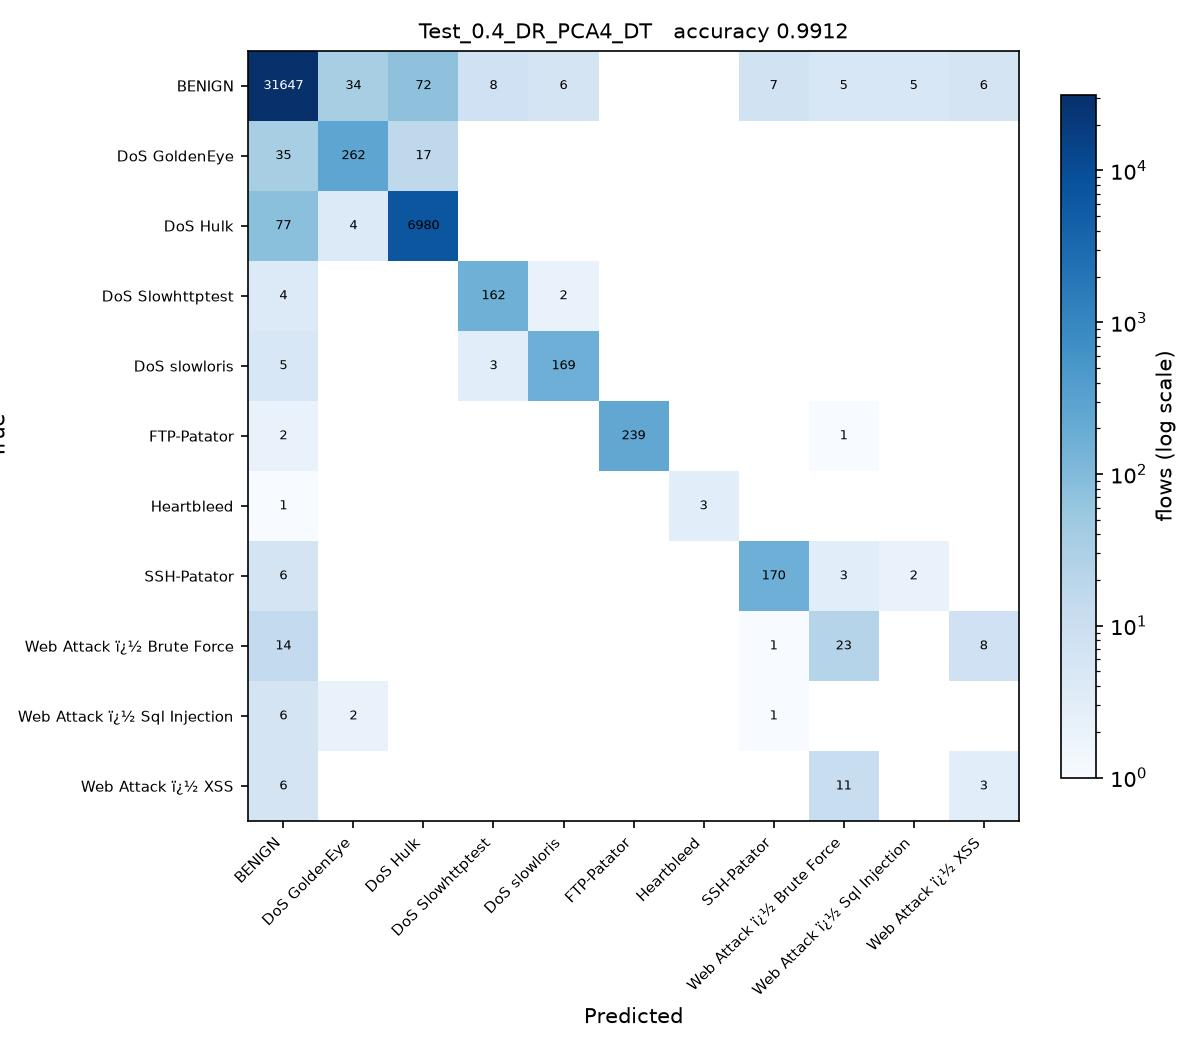

Here is the Python script that generated this plot:
# Test_0.4_DR_PCA4_DT.py
#
# Test size 0.4  |  PCA, 4 components  |  Decision Tree (sheet #6)
#
# This is SGDC_60_40.py with the changes marked CHANGE below and nothing else.
#
# Taken from the sheet unchanged.

import os
from pathlib import Path

# CHANGE 1: run from the project folder, so the CSV names below resolve, and
# read them as latin-1. The Web Attack labels contain byte 0x96, which the
# default utf-8 decoder rejects with UnicodeDecodeError.
os.chdir(Path(__file__).resolve().parent.parent)
import numpy as np
import pandas as pd

df1 = pd.read_csv(r'C:\Users\Karthika\OneDrive\Desktop\ACN_PCA_75_Runs\Scripts\Tuesday-WorkingHours.pcap_ISCX (1).csv', low_memory=True, encoding='latin-1')
df2 = pd.read_csv(r'C:\Users\Karthika\OneDrive\Desktop\ACN_PCA_75_Runs\Scripts\Wednesday-workingHours.pcap_ISCX.csv', low_memory=True, encoding='latin-1')
df3 = pd.read_csv(r'C:\Users\Karthika\OneDrive\Desktop\ACN_PCA_75_Runs\Scripts\Thursday-WorkingHours-Morning-WebAttacks.pcap_ISCX.csv', low_memory=True, encoding='latin-1')

dataset = pd.concat([df1, df2, df3], ignore_index=True)

dataset.columns = dataset.columns.str.strip()

# CHANGE 2: a stratified sample of 100000 flows, the same for every run.
# The full three captures hold about 1.3 million flows, which makes 75 runs
# impractical. At least 50 flows of every class are kept.
label = dataset.columns[-1]
dataset = pd.concat(
    [g.sample(n=min(len(g), max(50, round(100000 * len(g) / len(dataset)))), random_state=0)
     for _, g in dataset.groupby(label)],
    ignore_index=True
)

X = dataset.iloc[:, :-1]
y = dataset.iloc[:, -1]

X = X.apply(pd.to_numeric, errors='coerce')

X.replace([np.inf, -np.inf], np.nan, inplace=True)

from sklearn.impute import SimpleImputer

imputer = SimpleImputer(missing_values=np.nan, strategy='mean')
X = imputer.fit_transform(X)

from sklearn.preprocessing import LabelEncoder

labelencoder_y = LabelEncoder()
y = labelencoder_y.fit_transform(y)

from sklearn.model_selection import train_test_split

X_train, X_test, y_train, y_test = train_test_split(
    X,
    y,
    test_size=0.4,   # CHANGE 3: test size
    random_state=0,
    stratify=y
)

# CHANGE 4: PCA, from PCA_LDA_KErnel_PCA_CODE.pdf (fitted on training data only).
# PCA follows the directions of largest variance, so the features have to be on
# a common scale first, otherwise the components just track whichever column has
# the biggest units. The scaler is fitted on the training split only.
from sklearn.preprocessing import StandardScaler
from sklearn.decomposition import PCA

scaler = StandardScaler()
X_train = scaler.fit_transform(X_train)
X_test = scaler.transform(X_test)

pca = PCA(n_components=4)
X_train = pca.fit_transform(X_train)          # no labels: PCA is unsupervised
X_test = pca.transform(X_test)
print("\nVariance explained by 4 components : {:.4f}".format(pca.explained_variance_ratio_.sum()))

# CHANGE 5: Decision Tree (sheet #6) in place of SGDClassifier
from sklearn.tree import DecisionTreeClassifier

classifier = DecisionTreeClassifier(
    criterion='entropy',
    random_state=0
)

classifier.fit(X_train, y_train)

y_pred = classifier.predict(X_test) 

from sklearn.metrics import confusion_matrix
from sklearn.metrics import accuracy_score
from sklearn.metrics import precision_score
from sklearn.metrics import recall_score
from sklearn.metrics import f1_score
from sklearn.metrics import classification_report

cm = confusion_matrix(y_test, y_pred)

print("Confusion Matrix:\n")
print(cm)

print("\nAccuracy : {:.4f}".format(accuracy_score(y_test, y_pred)))
print("\nPrecision : {:.4f}".format(precision_score(y_test, y_pred, average='weighted')))
print("\nRecall : {:.4f}".format(recall_score(y_test, y_pred, average='weighted')))
print("\nF1 Score : {:.4f}".format(f1_score(y_test, y_pred, average='weighted')))

print("\nClassification Report:\n")
print(classification_report(y_test, y_pred))
# CHANGE 6: save the confusion matrix as Test_0.4_DR_PCA4_DT.jpg and record the result
import matplotlib
matplotlib.use('Agg')
import matplotlib.pyplot as plt
from matplotlib.colors import LogNorm

here = Path(__file__).resolve().parent
names = [str(c) for c in labelencoder_y.classes_]
fig, ax = plt.subplots(figsize=(8, 7))
im = ax.imshow(cm, cmap='Blues', norm=LogNorm(vmin=1))
ax.set_xticks(range(len(names)), names, rotation=45, ha='right', fontsize=7)
ax.set_yticks(range(len(names)), names, fontsize=7)
ax.set_xlabel('Predicted')
ax.set_ylabel('True')
ax.set_title('Test_0.4_DR_PCA4_DT   accuracy {:.4f}'.format(accuracy_score(y_test, y_pred)), fontsize=10)
for i in range(cm.shape[0]):
    for j in range(cm.shape[1]):
        if cm[i, j]:
            ax.text(j, i, cm[i, j], ha='center', va='center', fontsize=6,
                    color='white' if cm[i, j] > cm.max() / 3 else 'black')
fig.colorbar(im, ax=ax, fraction=0.04, label='flows (log scale)')
fig.tight_layout()
fig.savefig(here / 'Test_0.4_DR_PCA4_DT.jpg', dpi=150)
plt.close(fig)

row = pd.DataFrame([{
    'Test': 0.4, 'DR': 'PCA4', 'Clas': 'DT',
    'Acc': round(accuracy_score(y_test, y_pred), 4),
    'Pre': round(precision_score(y_test, y_pred, average='weighted', zero_division=0), 4),
    'Rec': round(recall_score(y_test, y_pred, average='weighted', zero_division=0), 4),
    'F1': round(f1_score(y_test, y_pred, average='weighted', zero_division=0), 4),
    'script': 'Test_0.4_DR_PCA4_DT',
}])
out = here.parent / 'results' / '75_runs.csv'
out.parent.mkdir(exist_ok=True)
if out.exists():
    old = pd.read_csv(out)
    row = pd.concat([old[old['script'] != 'Test_0.4_DR_PCA4_DT'], row], ignore_index=True)
row.to_csv(out, index=False)
